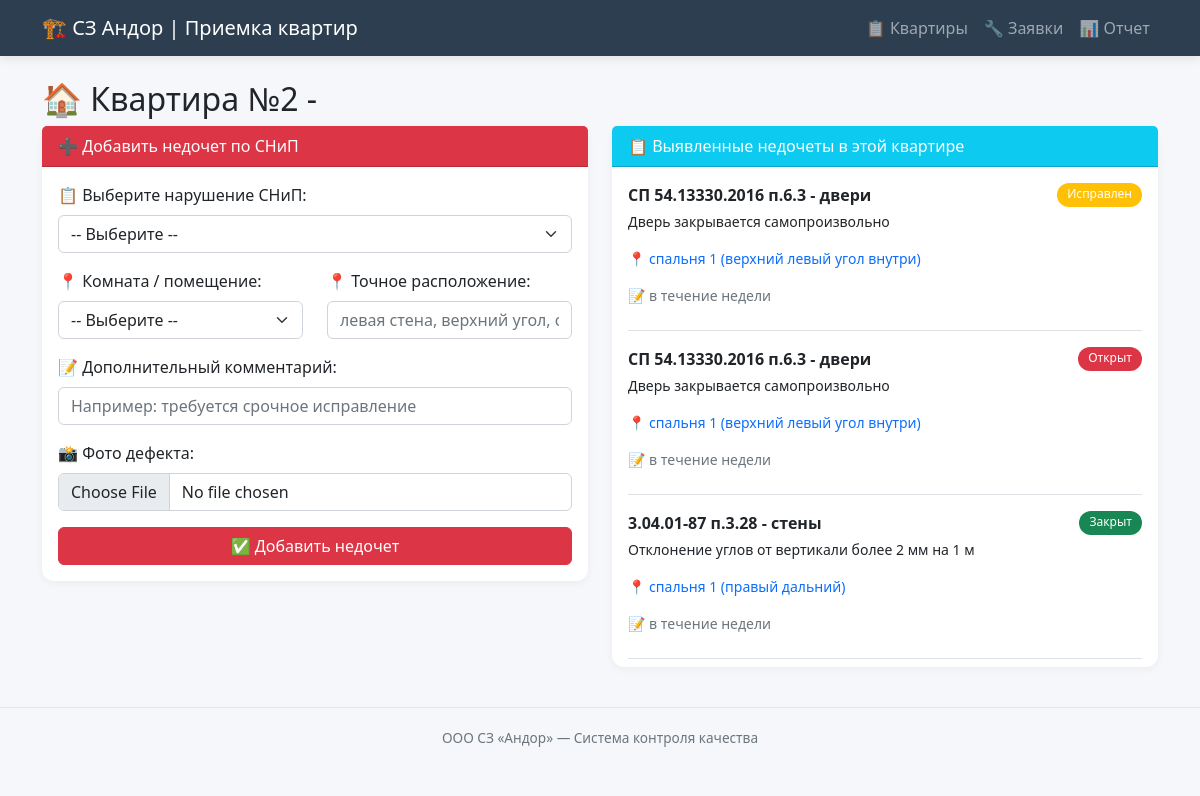
Before: /flat/542 with the older database file.
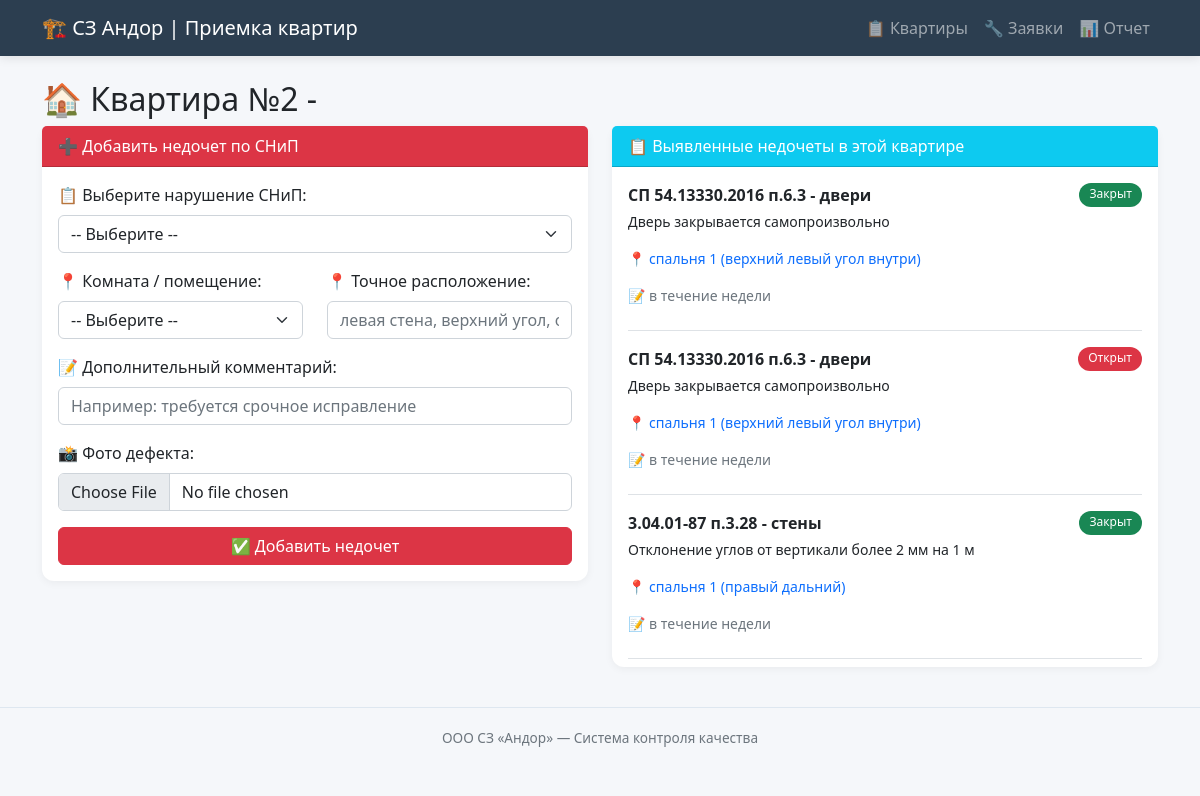
After: the same page with the newer database file.
### tables this page shows
CREATE TABLE flats (
    id INTEGER PRIMARY KEY AUTOINCREMENT,
    number TEXT NOT NULL,
    street TEXT,
    house TEXT,
    entrance INTEGER,
    floor INTEGER,
    status TEXT DEFAULT 'in_progress'
);

CREATE TABLE defects (
            id INTEGER PRIMARY KEY AUTOINCREMENT,
            flat_id INTEGER NOT NULL,
            snip_defect_id INTEGER NOT NULL,
            room TEXT,
            location_detail TEXT,
            comment TEXT,
            photo_path TEXT,
            status TEXT DEFAULT 'open',
            created_at TIMESTAMP,
            fixed_at TIMESTAMP,
            FOREIGN KEY (flat_id) REFERENCES flats(id),
            FOREIGN KEY (snip_defect_id) REFERENCES snip_defects(id)
        );

CREATE TABLE snip_defects (
            id INTEGER PRIMARY KEY AUTOINCREMENT,
            code TEXT NOT NULL,
            category TEXT NOT NULL,
            description TEXT NOT NULL,
            severity TEXT NOT NULL
        );

### app.py (the view)
@app.route('/flat/<int:flat_id>')
def flat(flat_id):
    conn = get_db()
    flat = conn.execute('SELECT * FROM flats WHERE id = ?', (flat_id,)).fetchone()
    defects = conn.execute('''
        SELECT d.*, s.code, s.category, s.description, s.severity
        FROM defects d
        JOIN snip_defects s ON d.snip_defect_id = s.id
        WHERE d.flat_id = ?
        ORDER BY d.created_at DESC
    ''', (flat_id,)).fetchall()
    snip_defects = conn.execute('SELECT * FROM snip_defects ORDER BY category, code').fetchall()
    conn.close()
    return render_template('flat.html', flat=flat, defects=defects, snip_defects=snip_defects)

### app.py (called while the page is built)
def get_db():
    conn = sqlite3.connect(DB_PATH)
    conn.row_factory = sqlite3.Row
    return conn

### templates/flat.html (shortened to what this page needs)
{% extends "base.html" %}
{% block content %}
<h2>🏠 Квартира №{{ flat.number }} - {{ flat.building }}</h2>
<div class="row">
    <div class="col-md-6">
        <div class="card mb-4">
            <div class="card-header bg-danger text-white">
                ➕ Добавить недочет по СНиП
            </div>
            <div class="card-body">
                <form method="POST" action="/add_defect" enctype="multipart/form-data">
                    <div class="mb-3">
                        <label class="form-label">📋 Выберите нарушение СНиП:</label>
                        <select name="snip_defect_id" class="form-select" required>
                            <option value="">-- Выберите --</option>
                        </select>
                    </div>
                    <div class="row mb-3">
                        <div class="col-md-6">
                            <label class="form-label">📍 Комната / помещение:</label>
                            <select name="room" class="form-select" required>
                                <option value="">-- Выберите --</option>
                            </select>
                        </div>
                        <div class="col-md-6">
                            <label class="form-label">📍 Точное расположение:</label>
                            <input type="text" name="location_detail" class="form-control" placeholder="левая стена, верхний угол, около розетки...">
                        </div>
                    </div>
                    <div class="mb-3">
                        <label class="form-label">📝 Дополнительный комментарий:</label>
                        <input type="text" name="comment" class="form-control" placeholder="Например: требуется срочное исправление">
                    </div>
                    <div class="mb-3">
                        <label class="form-label">📸 Фото дефекта:</label>
                        <input type="file" name="photo" class="form-control" accept="image/*" capture="environment">
                    </div>
                    <button type="submit" class="btn btn-danger w-100">✅ Добавить недочет</button>
                </form>
            </div>
        </div>
    </div>
    <div class="col-md-6">
        <div class="card">
            <div class="card-header bg-info text-white">
                📋 Выявленные недочеты в этой квартире
            </div>
            <div class="card-body" style="max-height: 500px; overflow-y: auto;">
                {% if defects %}
                    {% for d in defects %}
                    <div class="border-bottom mb-3 pb-2">
                        <div class="d-flex justify-content-between">
                            <strong class="{% if d.severity == 'critical' %}critical{% endif %}">
                                {{ d.code }} - {{ d.category }}
                            </strong>
                            <span class="badge {% if d.status == 'open' %}bg-danger{% elif d.status == 'fixed' %}bg-warning{% else %}bg-success{% endif %}">
                                {{ {'open':'Открыт','fixed':'Исправлен','closed':'Закрыт'}[d.status] }}
                            </span>
                        </div>
                        <p class="small mt-1">{{ d.description }}</p>
                        {% if d.room %}
                            <p class="small text-primary">📍 {{ d.room }}{% if d.location_detail %} ({{ d.location_detail }}){% endif %}</p>
                        {% endif %}
                        {% if d.comment %}<p class="small text-muted">📝 {{ d.comment }}</p>{% endif %}
                    </div>
                    {% endfor %}
                {% else %}
                    <p class="text-success">✅ Недочетов нет. Квартира готова к передаче!</p>
                {% endif %}
            </div>
        </div>
    </div>
</div>
{% endblock %}

### templates/base.html (shortened to what this page needs)
<!DOCTYPE html>
<html lang="ru">
<head>
    <link href="https://cdn.jsdelivr.net/npm/bootstrap@5.2.3/dist/css/bootstrap.min.css" rel="stylesheet">
</head>
<body>
    <nav class="navbar navbar-expand-lg navbar-dark bg-dark">
        <div class="container">
            <a class="navbar-brand" href="/">🏗️ СЗ Андор | Приемка квартир</a>
            <div class="navbar-nav ms-auto">
                <a class="nav-link" href="/">📋 Квартиры</a>
                <a class="nav-link" href="/defects">🔧 Заявки</a>
                <a class="nav-link" href="/report">📊 Отчет</a>
            </div>
        </div>
    </nav>
    <div class="container mt-4">
        {% block content %}{% endblock %}
    </div>
    <footer class="text-center">
        <div class="container">
            ООО СЗ «Андор» — Система контроля качества
        </div>
    </footer>
</body>
</html>

### templates/base.html (style rules this page uses)
body { background-color: #f5f7fa; font-family: 'Segoe UI', Tahoma, Geneva, Verdana, sans-serif; }
.navbar { background-color: #2c3e50 !important; box-shadow: 0 2px 10px rgba(0,0,0,0.1); }
.navbar-brand { font-weight: 500; font-size: 1.25rem; }
.card { border: none; border-radius: 12px; box-shadow: 0 2px 8px rgba(0,0,0,0.05); transition: transform 0.2s, box-shadow 0.2s; }
.badge { padding: 5px 10px; font-weight: 500; border-radius: 20px; }
footer { border-top: 1px solid #dee7f0; padding: 20px 0; margin-top: 40px; color: #6c757d; font-size: 0.85rem; }

Changed rows visible on the page:
changed defects (number 1 of 3 on the later page): status "Исправлен" → "Закрыт"
